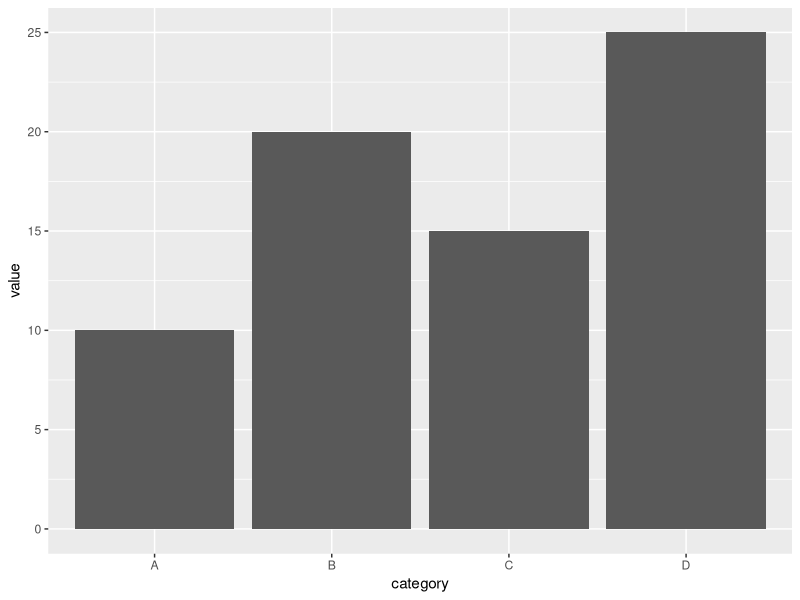
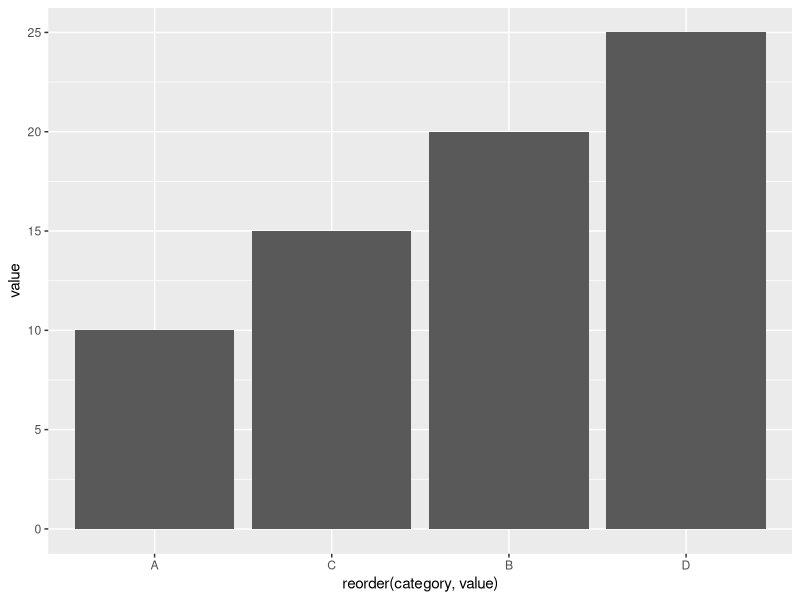

Write the R code that produced these figures, in order.
################################################################################
#reorder() is a function commonly used in R, particularly in the context of plotting with ggplot2, 
#to reorder the levels of a factor variable based on a specified function or variable

#In this example, reorder() takes two arguments: the factor variable (category) and the variable to 
#base the reordering on (value). It reorders the levels of the category factor based on the value 
#variable.
################################################################################
# Create a sample data frame
data <- data.frame(
  category = c("A", "B", "C", "D"),
  value = c(10, 20, 15, 25)
)

# Plot with default ordering
library(ggplot2)
ggplot(data, aes(x = category, y = value)) +
  geom_bar(stat = "identity")

# Plot with categories reordered by value
ggplot(data, aes(x = reorder(category, value), y = value)) +
  geom_bar(stat = "identity")
